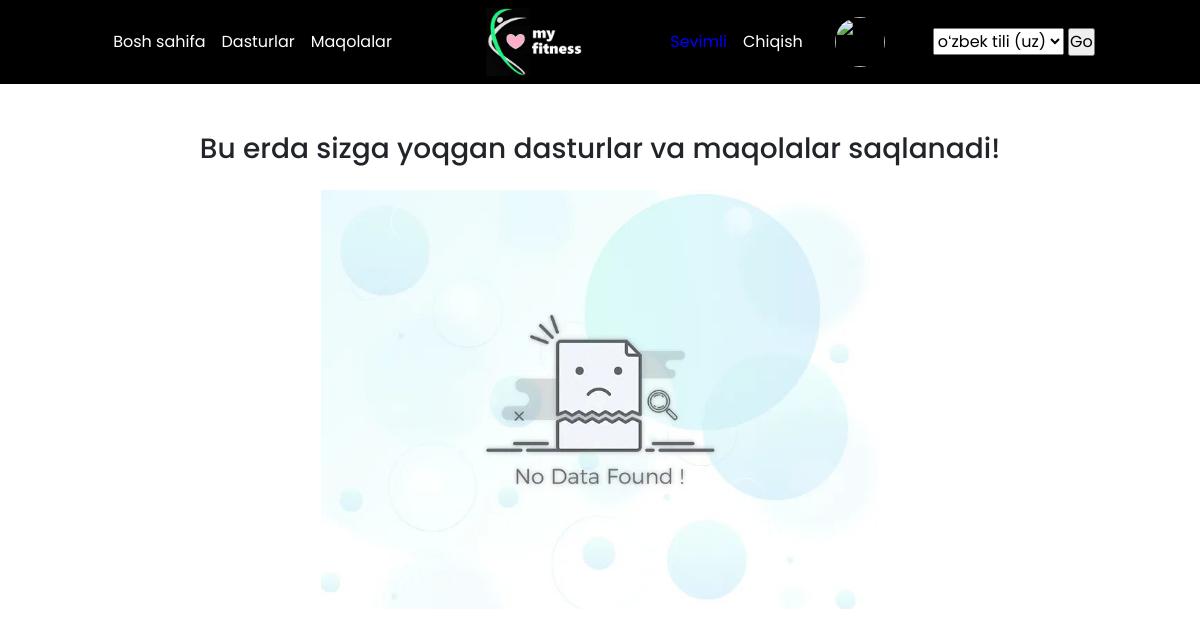
The page /favorite/ (signed in) on the database as committed earlier.
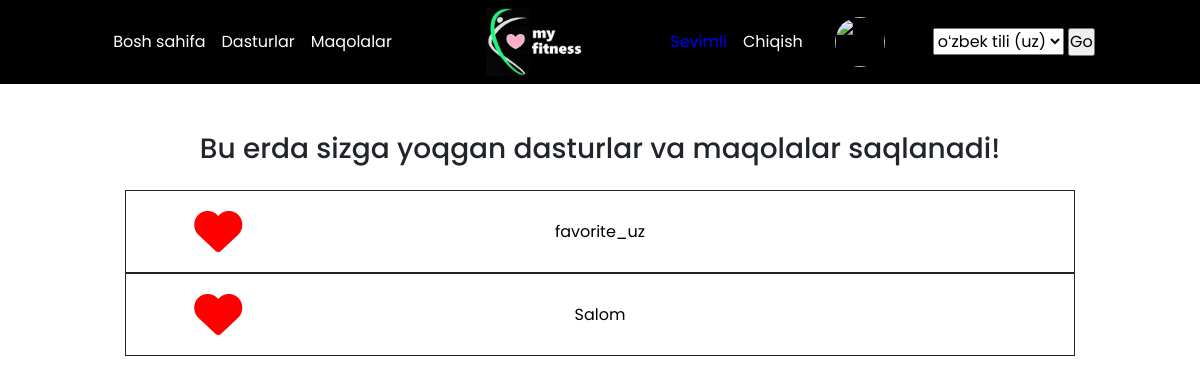
The same page on the database as committed later.
### fitness_app/models.py (models this page shows, shortened)
class Favorite(models.Model):
    TYPES = (
        ('Programma', 'Programma'),
        ('Maqola', 'Maqola'),
    )
    user = models.ForeignKey(User, on_delete=models.CASCADE)
    favorite_title = models.CharField(max_length=255)
    favorite_slug = models.SlugField()
    favorite_type = models.CharField(max_length=50, choices=TYPES)

### fitness_app/views.py (the view)
# urls.py: path('favorite/', views.favorite_page, name="favorite"),
def favorite_page(request):
    favorites = Favorite.objects.filter(user=request.user)
    context = {
        'favorites': favorites,
        'favorite': 'active',
    }
    return render(request, 'favorite.html', context)

### templates/favorite.html (shortened to what this page needs)
{% extends 'main.html' %}
{% load static %}
{% load i18n %}
{% block content %}
<section class="container mt-5">
    <h3 class="text-center">{% trans 'Bu erda sizga yoqgan dasturlar va maqolalar saqlanadi!' %}</h3>
    <div class="row justify-content-center mt-4 text-center">
        {% if favorites%}
            {% for favorite in favorites %}
            <div class="col-10 mt-0 border-dark border border-1">
                <div class="row align-items-center p-3">
                    <div class="col-12 col-sm-2">
                         <i onclick="removeFavoriteObj(event);" class="heart fa-solid fa-heart fa-3x" data-favorite="{{ favorite.favorite_slug }}"></i>
                    </div>
                    <div class="col-12 col-sm-8">
                        <a href="{% if favorite.favorite_type == 'Maqola' %}/article_detail/{% else %}/programm_detail/{% endif %}{{ favorite.favorite_slug }}"><p class="m-0">{{ favorite.favorite_title }}</p></a>
                    </div>
                </div>
            </div>
            {% endfor %}
        {% else %}
        <h4><img src="{% static 'images/img.png'%}" class="w-50" alt=""></h4>
        {% endif%}
    </div>
</section>
{% endblock  %}

Rows that differ between the two databases and show on the page:
added Favorite: favorite_title "favorite_uz"
added Favorite: favorite_title "Salom"
